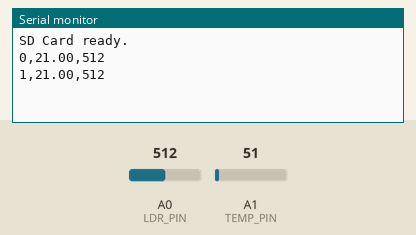
This sketch was run on a simulated Arduino Uno, built with avr-gcc and run on an emulated ATmega328P. Shown: the last lines printed to the serial monitor. The inputs (shaded band) are chosen by the test bench; at power-on: A1 (TEMP_PIN) = 51, A0 (LDR_PIN) = 512. Storage starts empty.

Above: at 1.8 s.
1.9 s: A1 (TEMP_PIN) set to 71
At 2.8 s:
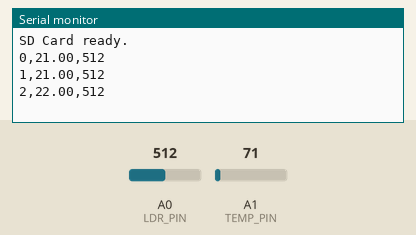
3.4 s: A0 (LDR_PIN) set to 716
At 4.7 s:
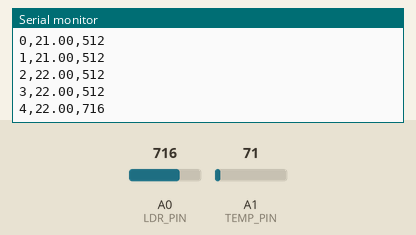
4.9 s: A1 (TEMP_PIN) set to 61
At 5.9 s:
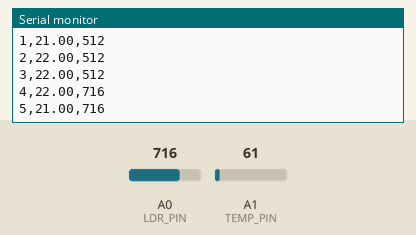
6.4 s: A0 (LDR_PIN) set to 900
At 7.7 s:
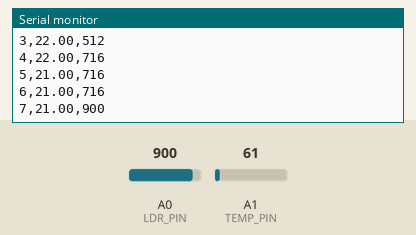
Timing chart, 0 to 8.9 s (numbered marks = the images above; inputs shaded):
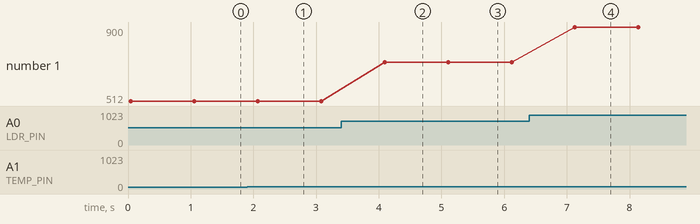

Measured:
- after the input at 1.9 s, the serial monitor: prints a new line after 0.17 s (image 1)
- after the input at 3.4 s, the serial monitor: prints a new line after 0.69 s (image 2)
- after the input at 4.9 s, the serial monitor: prints a new line after 0.20 s (image 3)
- after the input at 6.4 s, the serial monitor: prints a new line after 0.73 s (image 4)
- plotted number 1: 512 → 716 after the input at 3.4 s, 716 → 900 after the input at 6.4 s

The sketch:

data_logger_sd.ino
```cpp
#include <SPI.h>
#include <SD.h>

#define TEMP_PIN A1
#define LDR_PIN A0
#define SD_CS 10   // Chip Select pin

unsigned long startTime;

File dataFile;

void setup() {
  Serial.begin(9600);

  // Initialize SD card
  if (!SD.begin(SD_CS)) {
    Serial.println("SD Card initialization failed!");
    return;
  }
  Serial.println("SD Card ready.");

  // Create/Open file
  dataFile = SD.open("data.csv", FILE_WRITE);

  if (dataFile) {
    dataFile.println("Time(s),Temperature(C),Light");
    dataFile.close();
  }

  startTime = millis();
}

void loop() {
  int tempValue = analogRead(TEMP_PIN);
  int light = analogRead(LDR_PIN);

  // Simple mapping for temp module
  float temperature = map(tempValue, 0, 1023, 20, 50);

  unsigned long timeStamp = (millis() - startTime) / 1000;

  dataFile = SD.open("data.csv", FILE_WRITE);

  if (dataFile) {
    dataFile.print(timeStamp);
    dataFile.print(",");
    dataFile.print(temperature);
    dataFile.print(",");
    dataFile.println(light);

    dataFile.close();
  }

  // Print to Serial also
  Serial.print(timeStamp);
  Serial.print(",");
  Serial.print(temperature);
  Serial.print(",");
  Serial.println(light);

  delay(1000); // 1 second interval
}
```
